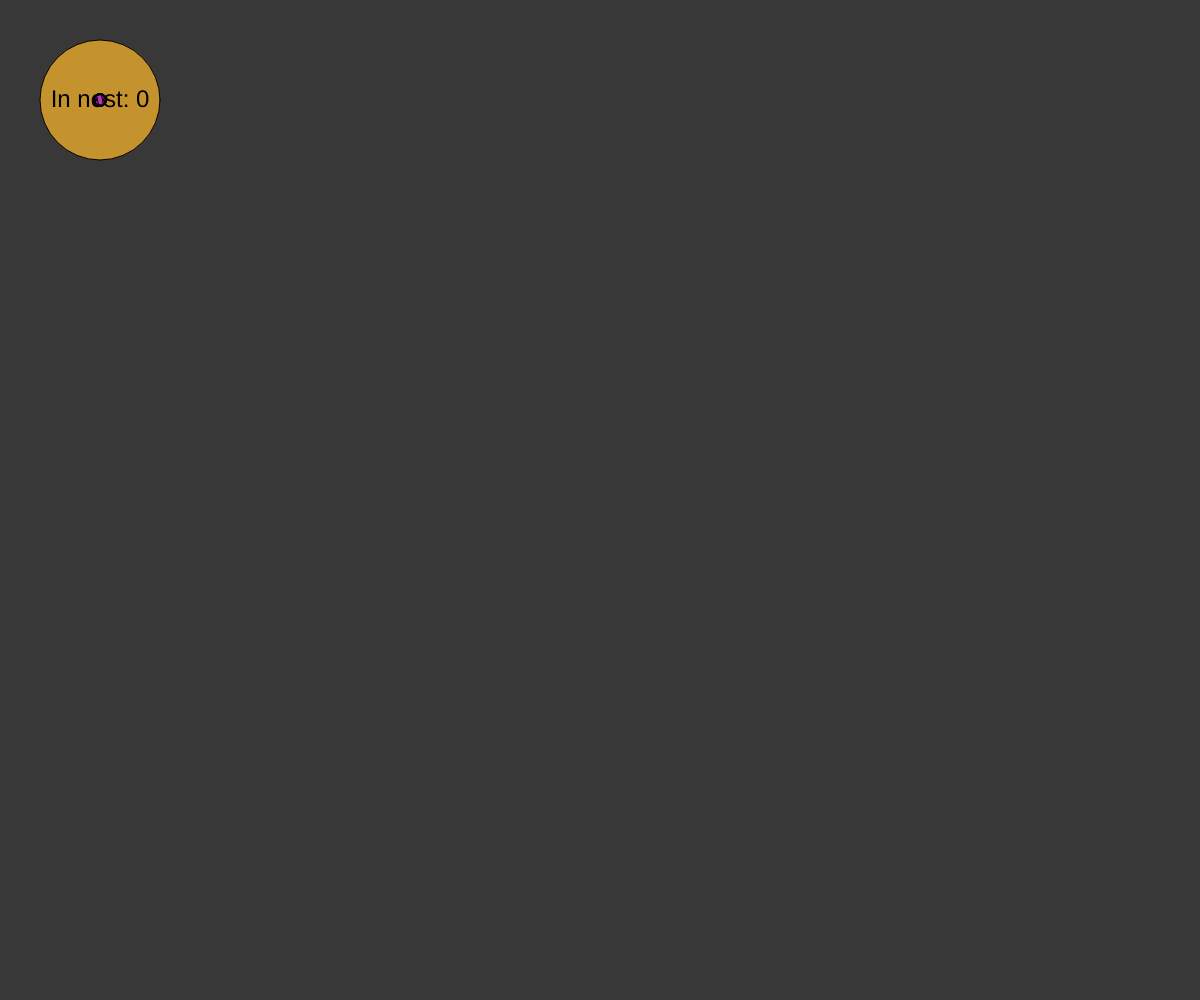
Frame 1 (no input)
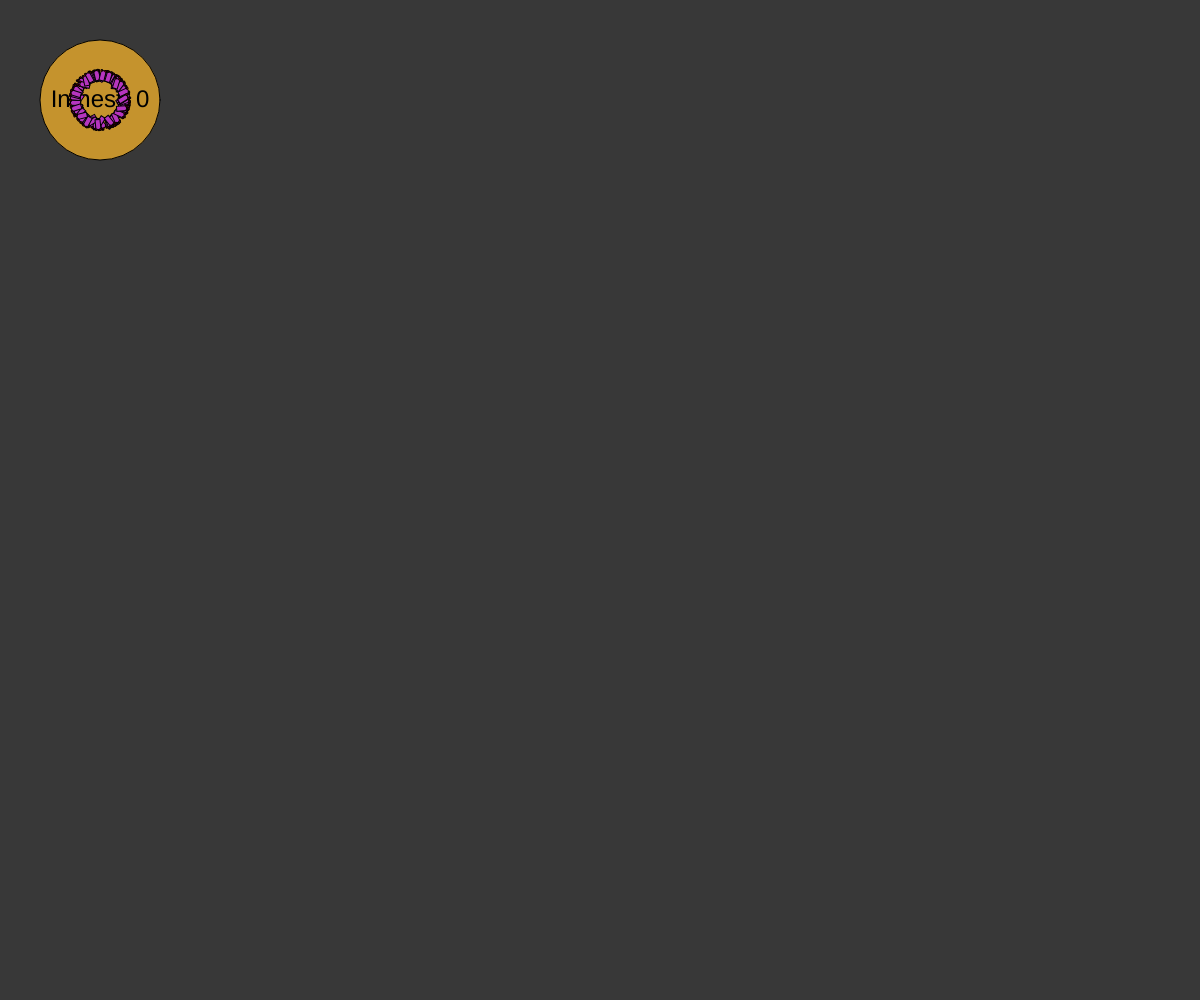
Frame 60 (no input)
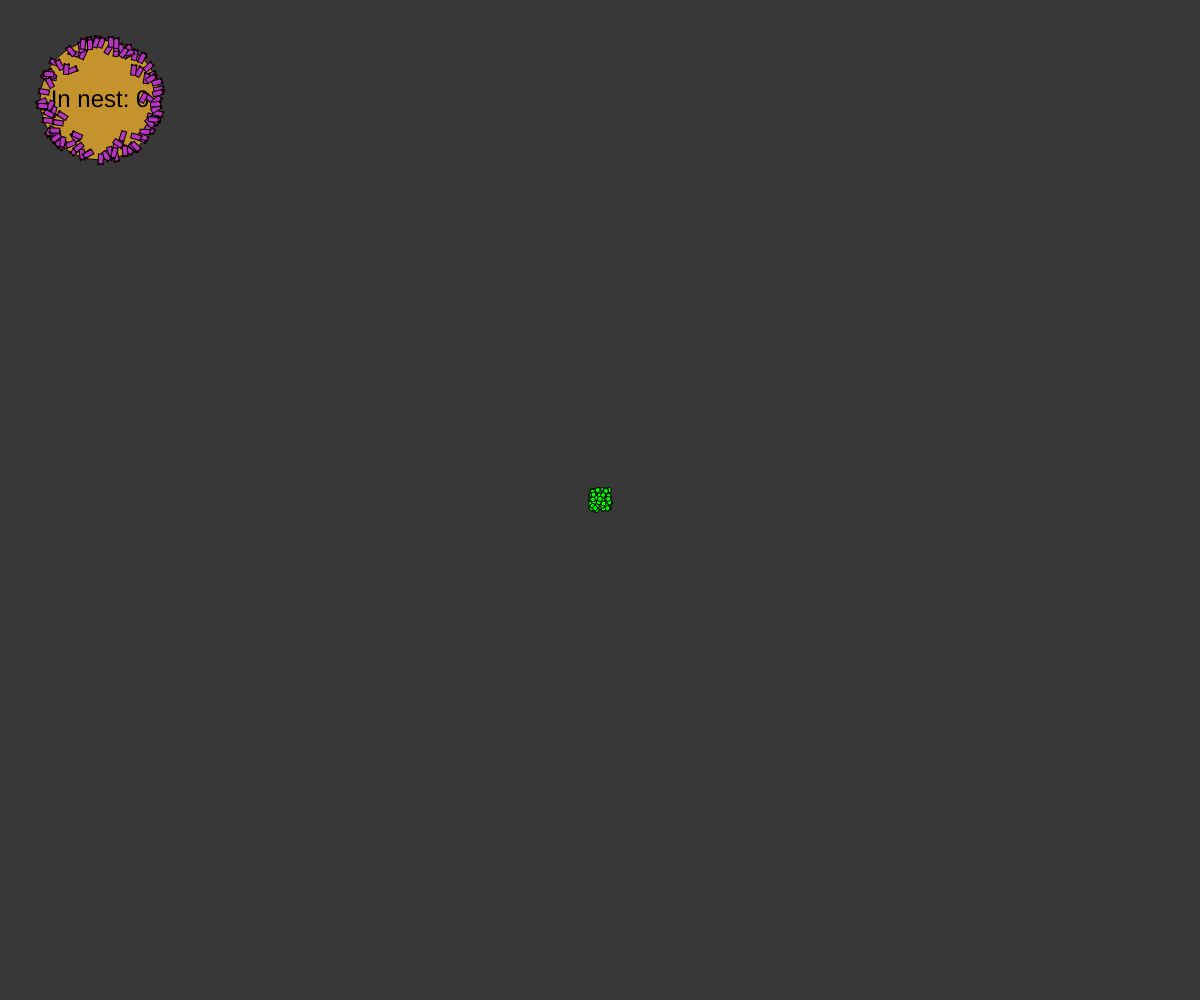
Frame 120 (the mouse pressed at the canvas centre since frame 60)

The p5.js sketch that drew these frames (run headless with seeded random() and noise() and a simulated clock; from frame 60 on, the mouse is pressed at the canvas centre):

// p5.js sketch
// ── sketch.js
let size = 10;

let showVision = false;
let visionSize = size * 4;

let nestSize = size * 3;
let nestPos;
let colonySize = 200;
let colony = [];

let foodCount = 0;
let foodPatches = 1;
let totalFood = foodCount * foodPatches;
let foodSize = size / 2;
let foodClaimed = 0;
let foodTree;
let foodPoints = [];

let showHomePheramone = false;
let homePheramoneDecay = 0.002;
let homePheramoneTree;
let homePheramonePoints = [];

let showFoodPheramone = false;
let foodPheramoneDecay = 0.002;
let foodPheramoneTree;
let foodPheramonePoints = [];

let framesUntilPheramone = 10;
let showQureyPos = false
let mouseHeld = false
let w;
let h;

let c
let c2

function setup() {
  createCanvas(window.innerWidth, window.innerHeight);

  w = floor(width / size);
  h = floor(height / size);
  foodTree = new QT.QuadTree(new QT.Box(0, 0, width, height), {capacity: 1000000000});
  c = new Colony(100, 100)

}



function draw(){
  background(56);
  c.update()

  if (mouseHeld && frameCount % 5 == 0){
    let foodPoint
    for (let i = 0; i < 10; i ++) {
      foodPoint = new QT.Point(mouseX + random(-10, 10),
                                   mouseY + random(-10, 10));
      foodTree.insert(foodPoint)
    }
  }

}


function mousePressed(){
  mouseHeld = true


}
function mouseReleased(){
  mouseHeld = false
}

// ── Ant.js
class Ant {
  constructor(ix, iy, h, f, nest, fo, c) {
    this.pos = createVector(ix, iy);
    this.vel = createVector();
    this.desiredDirection = createVector();
    this.moveRandom();
    this.target = createVector();
    this.homePheramoneTree = h
    this.foodPheramoneTree = f
    this.nestPos = nest
    this.claimed = fo
    this.COLOR = c
    //this.index = createVector(ix, iy)
    this.hasFood = false;
    this.food;
    this.wanderStrength = 0.2;
    this.angle = 0;
    this.maxSpeed = 0.6;
    this.steerStrength = 0.05;
    this.getCoolDown = 0;
    this.stopWanderingTime = 10000;
    this.canEnterNest = true
    this.evoTime = 200
    //0 = up, 1 = right, 2 = down, 3 = left
  }

  show() {
    push();
    fill(this.COLOR[0], this.COLOR[1], this.COLOR[2]);
    translate(this.pos.x, this.pos.y);
    rectMode(CENTER);
    rotate(this.angle);
    rect(0, 0, size, size / 2);

    fill(255, 0, 0);
    circle(size / 2, -size / 5, size / 6);
    circle(size / 2, size / 5, size / 6);
    if (this.hasFood){
      fill(0, 255, 0)
      circle(size, 0, foodSize)
    }
    pop();
  }

  moveRandom() {
    let r = 1;
    let x = random(-r, r);
    let y = random(-1, 1) * sqrt((r * r) - x * x);
    this.target = createVector(x, y);
    this.target.mult(this.wanderStrength);
    this.desiredDirection = new p5.Vector.add(this.desiredDirection, this.target);
    this.desiredDirection.normalize();
  }

  followMouse() {
    this.target = createVector(mouseX, mouseY);
    this.desiredDirection = new p5.Vector.sub(this.target, this.pos);
  }

  showVision() {
    let X = this.pos.x + size * 3;
    let Y = this.pos.y;

    let New_X = this.pos.x + (X - this.pos.x) * cos(this.angle) - (Y - this.pos.y) * sin(this.angle);
    let New_Y = this.pos.y + (X - this.pos.x) * sin(this.angle) + (Y - this.pos.y) * cos(this.angle);

    push();
    noStroke();
    fill(255, 255, 255, 30);
    circle(New_X, New_Y, visionSize);
    pop();
  }

  handleFood() {
    let X = this.pos.x + visionSize;
    let Y = this.pos.y;

    let New_X = this.pos.x + (X - this.pos.x) * cos(this.angle) - (Y - this.pos.y) * sin(this.angle);
    let New_Y = this.pos.y + (X - this.pos.x) * sin(this.angle) + (Y - this.pos.y) * cos(this.angle);

    if (showVision) {
      this.showVision();
    }

    const points = foodTree.query(new QT.Circle(New_X, New_Y, visionSize));
    let overlapping = [];
    let overlappingIndexes = []
    for (let i = 0; i < points.length; i++) {
      if (dist(points[i].x, points[i].y, New_X, New_Y) < visionSize + foodSize) {
        overlapping.push(points[i]);
        overlappingIndexes.push(i);
        this.food = points[i];
      }
    }

    if (overlapping.length > 0) {
      let best = 1000;
      let bestIndex = 0
      for (let i = 0; i < overlapping.length; i ++) {
        if (dist(this.pos.x, this.pos.y, overlapping[i].x, overlapping[i].y) < best) {
          best = dist(this.pos.x, this.pos.y, overlapping[i].x, overlapping[i].y);
          bestIndex = i;
        }
      }

      this.food = points[overlappingIndexes[bestIndex]];

      this.target = createVector(this.food.x, this.food.y);
      if (dist(this.pos.x, this.pos.y, this.target.x, this.target.y) < 5) {
        this.hasFood = true
        this.stopWanderingTime = 10000;
        this.desiredDirection.mult(-1)
        this.getCoolDown = 30
        foodTree.remove(this.food);
      } else {
        this.desiredDirection = new p5.Vector.sub(this.target, this.pos);
      }
    }
  }

  handleNest() {
    let X = this.pos.x + visionSize;
    let Y = this.pos.y;

    let New_X = this.pos.x + (X - this.pos.x) * cos(this.angle) - (Y - this.pos.y) * sin(this.angle);
    let New_Y = this.pos.y + (X - this.pos.x) * sin(this.angle) + (Y - this.pos.y) * cos(this.angle);

    if (dist(this.nestPos.x, this.nestPos.y, New_X, New_Y) < visionSize + nestSize) {
      this.target = createVector(this.nestPos.x, this.nestPos.y);
      if (dist(this.pos.x, this.pos.y, this.nestPos.x, this.nestPos.y) < nestSize-size*2){
        this.hasFood = false;
        this.food = undefined;
        this.claimed[0] ++;
        this.desiredDirection.mult(-1);
        this.getCoolDown = 30
      } else {
        this.desiredDirection = new p5.Vector.sub(this.target, this.pos);
      }
    }
  }


  queryThreeLocation(){
    let frontPoints = []
    let leftPoints = []
    let rightPoints = []

    let X = this.pos.x + visionSize/1.5;
    let Y = this.pos.y;

    let New_X = this.pos.x + (X - this.pos.x) * cos(this.angle) - (Y - this.pos.y) * sin(this.angle);
    let New_Y = this.pos.y + (X - this.pos.x) * sin(this.angle) + (Y - this.pos.y) * cos(this.angle);

    if (this.hasFood){
      frontPoints = this.homePheramoneTree.query(new QT.Circle(New_X, New_Y, visionSize/1.5))
    }
    else{
      frontPoints = this.foodPheramoneTree.query(new QT.Circle(New_X, New_Y, visionSize/1.5))
    }

    if (showQureyPos){
      push();
      noStroke();
      fill(255, 255, 255, 30);
      circle(New_X, New_Y, visionSize/1.5);
      pop();
    }
    //--------
    let X2 = this.pos.x + (visionSize/1.5) - (size);
    let Y2 = this.pos.y + size*3;

    let New_X2 = this.pos.x + (X2 - this.pos.x) * cos(this.angle) - (Y2 - this.pos.y) * sin(this.angle);
    let New_Y2 = this.pos.y + (X2 - this.pos.x) * sin(this.angle) + (Y2 - this.pos.y) * cos(this.angle);

    if (this.hasFood){
      rightPoints = this.homePheramoneTree.query(new QT.Circle(New_X2, New_Y2, visionSize/1.5))
    }
    else{
      rightPoints = this.foodPheramoneTree.query(new QT.Circle(New_X2, New_Y2, visionSize/1.5))
    }
    if (showQureyPos){
      push();
      noStroke();
      fill(255, 255, 255, 30);
      circle(New_X2, New_Y2, visionSize/1.5);
      pop();
    }

    //--------
    let X3 = this.pos.x + (visionSize/1.5) - (size);
    let Y3 = this.pos.y - size*3;

    let New_X3 = this.pos.x + (X3 - this.pos.x) * cos(this.angle) - (Y3 - this.pos.y) * sin(this.angle);
    let New_Y3 = this.pos.y + (X3 - this.pos.x) * sin(this.angle) + (Y3 - this.pos.y) * cos(this.angle);

    if (this.hasFood){
      leftPoints = this.homePheramoneTree.query(new QT.Circle(New_X3, New_Y3, visionSize/1.5))
    }
    else{
      leftPoints = this.foodPheramoneTree.query(new QT.Circle(New_X3, New_Y3, visionSize/1.5))
    }
    if (showQureyPos){
      push();
      noStroke();
      fill(255, 255, 255, 30);
      circle(New_X3, New_Y3, visionSize/1.5);
      pop();
    }


    let frontOverlap = []
    let leftOverlap = []
    let rightOverlap = []

    let frontConc = 0
    let leftConc = 0
    let rightConc = 0

    for (var i=0;i<frontPoints.length;i++){
      if (dist(New_X, New_Y, frontPoints[i].x, frontPoints[i].y) < (visionSize/1.5)){
        frontOverlap.push(frontPoints[i])
        let life = frameCount - frontPoints[i].frame
        let evo = Math.max(1, life-this.evoTime)
        frontConc += 1-frontPoints[i].strength
      }
    }
    for (var i=0;i<rightPoints.length;i++){
      if (dist(New_X2, New_Y2, rightPoints[i].x, rightPoints[i].y) < (visionSize/1.5)){
        rightOverlap.push(rightPoints[i])
        let life = frameCount - rightPoints[i].frame
        let evo = Math.max(1, life-this.evoTime)
        rightConc += 1-rightOverlap[i].strength
      }
    }

    for (var i=0;i<leftPoints.length;i++){
      if (dist(New_X3, New_Y3, leftPoints[i].x, leftPoints[i].y) < (visionSize/1.5)){
        leftOverlap.push(leftPoints[i])
        let life = frameCount - leftPoints[i].frame
        let evo = Math.max(1, life-this.evoTime)
        leftConc += 1-leftOverlap[i].strength
      }
    }

    if (frontConc > leftConc && frontConc > rightConc && frontOverlap.length > 0){
      let best = 0;
      let bestIndex = 0;
      for (var i=0;i<frontOverlap.length;i++){
        if (frontOverlap[i].strength > best){
          best = frontOverlap[i].strength
          bestIndex = i
        }
      }
      this.target = createVector(frontOverlap[bestIndex].x, frontOverlap[bestIndex].y)
      this.desiredDirection = new p5.Vector.sub(this.target, this.pos);
      if (showQureyPos){
        push();
        noStroke();
        fill(255, 255, 255, 80);
        circle(New_X, New_Y, visionSize/1.5);
        pop();
      }

    }
    else if (leftConc > frontConc && leftConc > rightConc && leftOverlap.length > 0){
      let best = 0;
      let bestIndex = 0;
      for (var i=0;i<leftOverlap.length;i++){
        if (leftOverlap[i].strength > best){
          best = leftOverlap[i].strength
          bestIndex = i
        }
      }
      this.target = createVector(leftOverlap[bestIndex].x, leftOverlap[bestIndex].y)
      this.desiredDirection = new p5.Vector.sub(this.target, this.pos);
      if (showQureyPos){
        push();
        noStroke();
        fill(255, 255, 255, 80);
        circle(New_X3, New_Y3, visionSize/1.5);
        pop();
      }
    }
    else if (rightConc > frontConc && rightConc > leftConc && rightOverlap.length > 0){
      let best = 0;
      let bestIndex = 0;
      for (var i=0;i<rightOverlap.length;i++){
        if (rightOverlap[i].strength > best){
          best = rightOverlap[i].strength
          bestIndex = i
        }
      }
      this.target = createVector(rightOverlap[bestIndex].x, rightOverlap[bestIndex].y)
      this.desiredDirection = new p5.Vector.sub(this.target, this.pos);
      if (showQureyPos){
        push();
        noStroke();
        fill(255, 255, 255, 80);
        circle(New_X2, New_Y2, visionSize/1.5);
        pop();
      }
    }

  }

  handlePheramoneHomeSteering() {
    this.queryThreeLocationHome()
    let X = this.pos.x + visionSize;
    let Y = this.pos.y;

    let New_X = this.pos.x + (X - this.pos.x) * cos(this.angle) - (Y - this.pos.y) * sin(this.angle);
    let New_Y = this.pos.y + (X - this.pos.x) * sin(this.angle) + (Y - this.pos.y) * cos(this.angle);

    if (showVision) {
      this.showVision();
    }

    const points = this.homePheramoneTree.query(new QT.Circle(New_X, New_Y, visionSize));
    let overlapping = [];
    for (let i = 0; i < points.length; i++) {
      if (dist(points[i].x, points[i].y, New_X, New_Y) < visionSize + points[i].strength*5) {
        overlapping.push(points[i]);

      }
    }

    if (overlapping.length > 0) {
      let best = 1;
      let bestIndex = 0
      for (let i = 0; i < overlapping.length; i ++) {
        if (overlapping[i].strength < best){
          best = overlapping[i].strength
          bestIndex = i
        }
      }
      this.target = createVector(overlapping[bestIndex].x, overlapping[bestIndex].y);
      this.desiredDirection = new p5.Vector.sub(this.target, this.pos);
    }
  }
  handlePheramoneFoodSteering() {
    this.queryThreeLocationHome()
    let X = this.pos.x + visionSize;
    let Y = this.pos.y;

    let New_X = this.pos.x + (X - this.pos.x) * cos(this.angle) - (Y - this.pos.y) * sin(this.angle);
    let New_Y = this.pos.y + (X - this.pos.x) * sin(this.angle) + (Y - this.pos.y) * cos(this.angle);

    if (showVision) {
      this.showVision();
    }

    const points = this.foodPheramoneTree.query(new QT.Circle(New_X, New_Y, visionSize));
    let overlapping = [];
    for (let i = 0; i < points.length; i++) {
      if (dist(points[i].x, points[i].y, New_X, New_Y) < visionSize + points[i].strength*5) {
        overlapping.push(points[i]);

      }
    }

    if (overlapping.length > 0) {
      let best = 1;
      let bestIndex = 0
      for (let i = 0; i < overlapping.length; i ++) {
        if (overlapping[i].strength < best){
          best = overlapping[i].strength
          bestIndex = i
        }
      }
      this.target = createVector(overlapping[bestIndex].x, overlapping[bestIndex].y);
      this.desiredDirection = new p5.Vector.sub(this.target, this.pos);
    }
  }

  update() {
    //this.followMouse()
    this.moveRandom();
    if (showVision) {
      this.showVision();
    }
    if (this.hasFood) {
      if (this.getCoolDown <= 0 && random(0, 1) < 0.85) {
        this.queryThreeLocation()
      }

      this.handleNest();
      //--Lay Pheramone
      if (frameCount % framesUntilPheramone == 0) {
        let customPoint = {
            x: this.pos.x,
            y: this.pos.y,
            strength: 1,
            frame: frameCount
        };
        this.foodPheramoneTree.insert(customPoint);
      }

      //--
    } else {



      if (this.getCoolDown <= 0 && random(0, 1) < 0.85) {
        this.queryThreeLocation()
      }

      this.handleFood();
      //--Lay Pheramone
      if (frameCount % framesUntilPheramone == 0) {
        let customPoint = {
            x: this.pos.x,
            y: this.pos.y,
            strength: 1,
            frame: frameCount
        };
        this.homePheramoneTree.insert(customPoint)
      }

      //--
    }

    let desiredVelocity = createVector();
    let desiredSteeringForce = createVector();
    let acceleration = createVector();
    desiredVelocity = new p5.Vector.mult(this.desiredDirection, this.maxSpeed);
    desiredSteeringForce = new p5.Vector.sub(desiredVelocity, this.vel);
    //console.log(desiredSteeringForce)
    desiredSteeringForce.mult(this.steerStrength);
    acceleration = desiredSteeringForce.copy();
    acceleration.setMag(constrain(acceleration.mag(), 0, this.steerStrength));

    //console.log(desiredVelocity, desiredSteeringForce, acceleration, this.vel)
    let e = new p5.Vector.add(this.vel, acceleration);

    this.vel = e.copy();
    this.vel.setMag(constrain(this.vel.mag(), 0, this.maxSpeed));

    if (this.pos.x > width) {
      this.vel.mult(-1);
      this.desiredDirection.mult(-1);
    }
    if (this.pos.x < 0){
      this.vel.mult(-1);
      this.desiredDirection.mult(-1);
    }
    if (this.pos.y > height){
      this.vel.mult(-1);
      this.desiredDirection.mult(-1);
    }
    if (this.pos.y < 0){
      this.vel.mult(-1);
      this.desiredDirection.mult(-1);
    }

    this.pos.add(this.vel);
    this.angle = Math.atan2(this.vel.y, this.vel.x);

    if (this.getCoolDown >= 0){
      this.getCoolDown--;
    }
    if (this.stopWanderingTime >= 0){
      this.stopWanderingTime--;
    }
  }
}

// ── Colony.js



class Colony{
  constructor(x, y){
    this.colony = []
    this.colonySize = 100
    this.nestPos = createVector(x, y);
    this.foodPheramoneTree;
    this.homePheramoneTree;
    this.foodClaimed = [0]
    this.COLOR = [random(0, 255), random(0, 255), random(0, 255)]

    this.createColony(this.colonySize)
  }
  createColony(size) {
    nestSize = width/10
    nestPos = createVector(round(width / 2), round(height / 2));
    this.createHomePheramone()

    for (let i = 0; i < size; i++) {
      this.colony.push(new Ant(this.nestPos.x, this.nestPos.y, this.homePheramoneTree, this.foodPheramoneTree, this.nestPos, this.foodClaimed, this.COLOR));
    }
  }



  createHomePheramone() {
    this.homePheramoneTree = new QT.QuadTree(new QT.Box(0, 0, width, height), {capacity: 1000000000});
    this.foodPheramoneTree = new QT.QuadTree(new QT.Box(0, 0, width, height), {capacity: 1000000000});
  }


  updateAll() {
    for (let i = 0; i < this.colonySize; i++) {
      this.colony[i].update();
      this.colony[i].show();
    }
  }

  showNest() {
    fill(197, 147, 45);
    circle(this.nestPos.x, this.nestPos.y, nestSize);
    fill(0, 0, 0);
    textSize(round(nestSize / 5));
    textAlign(CENTER, CENTER);
    let foodOnFloor = foodTree.getAllPoints().length;
    let theText = "In nest: " + this.foodClaimed[0];

    text(theText, this.nestPos.x, this.nestPos.y);

  }

  showFood() {
    let points = foodTree.getAllPoints();
    for (let i = 0; i < points.length; i++){
      fill(0, 255, 0);
      circle(points[i].x, points[i].y, foodSize);
    }
  }

  updatePheramone() {
    let home = this.homePheramoneTree.getAllPoints();
    for (let i = home.length - 1; i >= 0; i --) {
      if (showHomePheramone) {
        fill(0, 0, 255);
        circle(home[i].x, home[i].y, (home[i].strength * 5));
      }
      home[i].strength -= homePheramoneDecay;
      if (home[i].strength <= 0) {
        this.homePheramoneTree.remove(home[i])
      }
    }

    let food = this.foodPheramoneTree.getAllPoints();
    for (let i = food.length - 1; i >= 0; i --) {
      if (showFoodPheramone) {
        fill(255, 0, 0);
        circle(food[i].x, food[i].y, (food[i].strength * 5));
      }
      food[i].strength -= foodPheramoneDecay;
      if (food[i].strength <= 0) {
        this.foodPheramoneTree.remove(food[i])
      }
    }
  }

  update() {

    this.showNest();
    this.showFood();
    this.updatePheramone();
    this.updateAll();
  }
}

// ── p5Collide.js
console.log("### p5.collide v0.7.3 ###"),p5.prototype._collideDebug=!1,p5.prototype.collideDebug=function(t){_collideDebug=t},p5.prototype.collideRectRect=function(t,o,e,i,r,l,n,c){return t+e>=r&&t<=r+n&&o+i>=l&&o<=l+c},p5.prototype.collideRectRectVector=function(t,o,e,i){return p5.prototype.collideRectRect(t.x,t.y,o.x,o.y,e.x,e.y,i.x,i.y)},p5.prototype.collideRectCircle=function(t,o,e,i,r,l,n){var c=r,p=l;return r<t?c=t:r>t+e&&(c=t+e),l<o?p=o:l>o+i&&(p=o+i),this.dist(r,l,c,p)<=n/2},p5.prototype.collideRectCircleVector=function(t,o,e,i){return p5.prototype.collideRectCircle(t.x,t.y,o.x,o.y,e.x,e.y,i)},p5.prototype.collideCircleCircle=function(t,o,e,i,r,l){return this.dist(t,o,i,r)<=e/2+l/2},p5.prototype.collideCircleCircleVector=function(t,o,e,i){return p5.prototype.collideCircleCircle(t.x,t.y,o,e.x,e.y,i)},p5.prototype.collidePointCircle=function(t,o,e,i,r){return this.dist(t,o,e,i)<=r/2},p5.prototype.collidePointCircleVector=function(t,o,e){return p5.prototype.collidePointCircle(t.x,t.y,o.x,o.y,e)},p5.prototype.collidePointEllipse=function(t,o,e,i,r,l){var n=r/2,c=l/2;if(t>e+n||t<e-n||o>i+c||o<i-c)return!1;var p=t-e,y=o-i,d=c*this.sqrt(this.abs(n*n-p*p))/n;return y<=d&&y>=-d},p5.prototype.collidePointEllipseVector=function(t,o,e){return p5.prototype.collidePointEllipse(t.x,t.y,o.x,o.y,e.x,e.y)},p5.prototype.collidePointRect=function(t,o,e,i,r,l){return t>=e&&t<=e+r&&o>=i&&o<=i+l},p5.prototype.collidePointRectVector=function(t,o,e){return p5.prototype.collidePointRect(t.x,t.y,o.x,o.y,e.x,e.y)},p5.prototype.collidePointLine=function(t,o,e,i,r,l,n){var c=this.dist(t,o,e,i),p=this.dist(t,o,r,l),y=this.dist(e,i,r,l);return void 0===n&&(n=.1),c+p>=y-n&&c+p<=y+n},p5.prototype.collidePointLineVector=function(t,o,e,i){return p5.prototype.collidePointLine(t.x,t.y,o.x,o.y,e.x,e.y,i)},p5.prototype.collideLineCircle=function(t,o,e,i,r,l,n){var c=this.collidePointCircle(t,o,r,l,n),p=this.collidePointCircle(e,i,r,l,n);if(c||p)return!0;var y=t-e,d=o-i,u=this.sqrt(y*y+d*d),s=((r-t)*(e-t)+(l-o)*(i-o))/this.pow(u,2),x=t+s*(e-t),f=o+s*(i-o);return!!this.collidePointLine(x,f,t,o,e,i)&&(this._collideDebug&&this.ellipse(x,f,10,10),y=x-r,d=f-l,this.sqrt(y*y+d*d)<=n/2)},p5.prototype.collideLineCircleVector=function(t,o,e,i){return p5.prototype.collideLineCircle(t.x,t.y,o.x,o.y,e.x,e.y,i)},p5.prototype.collideLineLine=function(t,o,e,i,r,l,n,c,p){var y=((n-r)*(o-l)-(c-l)*(t-r))/((c-l)*(e-t)-(n-r)*(i-o)),d=((e-t)*(o-l)-(i-o)*(t-r))/((c-l)*(e-t)-(n-r)*(i-o));if(y>=0&&y<=1&&d>=0&&d<=1){if(this._collideDebug||p)var u=t+y*(e-t),s=o+y*(i-o);return this._collideDebug&&this.ellipse(u,s,10,10),!p||{x:u,y:s}}return!!p&&{x:!1,y:!1}},p5.prototype.collideLineLineVector=function(t,o,e,i,r){return p5.prototype.collideLineLine(t.x,t.y,o.x,o.y,e.x,e.y,i.x,i.y,r)},p5.prototype.collideLineRect=function(t,o,e,i,r,l,n,c,p){var y,d,u,s,x;return p?x={left:y=this.collideLineLine(t,o,e,i,r,l,r,l+c,!0),right:d=this.collideLineLine(t,o,e,i,r+n,l,r+n,l+c,!0),top:u=this.collideLineLine(t,o,e,i,r,l,r+n,l,!0),bottom:s=this.collideLineLine(t,o,e,i,r,l+c,r+n,l+c,!0)}:(y=this.collideLineLine(t,o,e,i,r,l,r,l+c),d=this.collideLineLine(t,o,e,i,r+n,l,r+n,l+c),u=this.collideLineLine(t,o,e,i,r,l,r+n,l),s=this.collideLineLine(t,o,e,i,r,l+c,r+n,l+c)),!!(y||d||u||s)&&(!p||x)},p5.prototype.collideLineRectVector=function(t,o,e,i,r){return p5.prototype.collideLineRect(t.x,t.y,o.x,o.y,e.x,e.y,i.x,i.y,r)},p5.prototype.collidePointPoly=function(t,o,e){for(var i=!1,r=0,l=0;l<e.length;l++){(r=l+1)===e.length&&(r=0);var n=e[l],c=e[r];(n.y>=o&&c.y<o||n.y<o&&c.y>=o)&&t<(c.x-n.x)*(o-n.y)/(c.y-n.y)+n.x&&(i=!i)}return i},p5.prototype.collidePointPolyVector=function(t,o){return p5.prototype.collidePointPoly(t.x,t.y,o)},p5.prototype.collideCirclePoly=function(t,o,e,i,r){void 0===r&&(r=!1);for(var l=0,n=0;n<i.length;n++){(l=n+1)===i.length&&(l=0);var c=i[n],p=i[l];if(this.collideLineCircle(c.x,c.y,p.x,p.y,t,o,e))return!0}if(!0===r&&this.collidePointPoly(t,o,i))return!0;return!1},p5.prototype.collideCirclePolyVector=function(t,o,e,i){return p5.prototype.collideCirclePoly(t.x,t.y,o,e,i)},p5.prototype.collideRectPoly=function(t,o,e,i,r,l){null==l&&(l=!1);for(var n=0,c=0;c<r.length;c++){(n=c+1)===r.length&&(n=0);var p=r[c],y=r[n];if(this.collideLineRect(p.x,p.y,y.x,y.y,t,o,e,i))return!0;if(!0===l)if(this.collidePointPoly(t,o,r))return!0}return!1},p5.prototype.collideRectPolyVector=function(t,o,e,i){return p5.prototype.collideRectPoly(t.x,t.y,o.x,o.y,e,i)},p5.prototype.collideLinePoly=function(t,o,e,i,r){for(var l=0,n=0;n<r.length;n++){(l=n+1)===r.length&&(l=0);var c=r[n].x,p=r[n].y,y=r[l].x,d=r[l].y;if(this.collideLineLine(t,o,e,i,c,p,y,d))return!0}return!1},p5.prototype.collideLinePolyVector=function(t,o,e){return p5.prototype.collideLinePoly(t.x,t.y,o.x,o.y,e)},p5.prototype.collidePolyPoly=function(t,o,e){void 0===e&&(e=!1);for(var i=0,r=0;r<t.length;r++){(i=r+1)===t.length&&(i=0);var l=t[r],n=t[i],c=this.collideLinePoly(l.x,l.y,n.x,n.y,o);if(c)return!0;if(!0===e){if(c=this.collidePointPoly(o[0].x,o[0].y,t))return!0;if(c=this.collidePointPoly(t[0].x,t[0].y,o))return!0}}return!1},p5.prototype.collidePolyPolyVector=function(t,o,e){return p5.prototype.collidePolyPoly(t,o,e)},p5.prototype.collidePointTriangle=function(t,o,e,i,r,l,n,c){var p=this.abs((r-e)*(c-i)-(n-e)*(l-i));return this.abs((e-t)*(l-o)-(r-t)*(i-o))+this.abs((r-t)*(c-o)-(n-t)*(l-o))+this.abs((n-t)*(i-o)-(e-t)*(c-o))===p},p5.prototype.collidePointTriangleVector=function(t,o,e,i){return p5.prototype.collidePointTriangle(t.x,t.y,o.x,o.y,e.x,e.y,i.x,i.y)},p5.prototype.collidePointPoint=function(t,o,e,i,r){return void 0===r&&(r=0),this.dist(t,o,e,i)<=r},p5.prototype.collidePointPointVector=function(t,o,e){return p5.prototype.collidePointPoint(t.x,t.y,o.x,o.y,e)},p5.prototype.collidePointArc=function(t,o,e,i,r,l,n,c){void 0===c&&(c=0);var p=this.createVector(t,o),y=this.createVector(e,i),d=this.createVector(r,0).rotate(l),u=p.copy().sub(y);if(p.dist(y)<=r+c){var s=d.dot(u),x=d.angleBetween(u);if(s>0&&x<=n/2&&x>=-n/2)return!0}return!1},p5.prototype.collidePointArcVector=function(t,o,e,i,r,l){return p5.prototype.collidePointArc(t.x,t.y,o.x,o.y,e,i,r,l)};

// ── quadtree.js
!function(i,t){"object"==typeof exports&&"undefined"!=typeof module?t(exports):"function"==typeof define&&define.amd?define(["exports"],t):t((i="undefined"!=typeof globalThis?globalThis:i||self).QT={})}(this,(function(i){"use strict";class t{constructor(i,t,e,s,n){this.x=i,this.y=t,this.w=e,this.h=s,this.data=n}contains(i){return i.x>=this.x&&i.x<=this.x+this.w&&i.y>=this.y&&i.y<=this.y+this.h}intersects(i){return!(i.x>this.x+this.w||i.x+i.w<this.x||i.y>this.y+this.h||i.y+i.h<this.y)}}const e={capacity:4,removeEmptyNodes:!1,maximumDepth:-1,arePointsEqual:(i,t)=>i.x===t.x&&i.y===t.y};class s{constructor(i,t,s=[]){this.container=i,this.config=Object.assign({},e,t),this.isDivided=!1,this.points=[];for(const i of s)this.insertRecursive(i)}getTree(){let i;return i=this.isDivided?{ne:this.ne.getTree(),nw:this.nw.getTree(),se:this.se.getTree(),sw:this.sw.getTree()}:this.getNodePointAmount(),i}getAllPoints(){const i=[];return this.getAllPointsRecursive(i),i}getAllPointsRecursive(i){this.isDivided?(this.ne.getAllPointsRecursive(i),this.nw.getAllPointsRecursive(i),this.se.getAllPointsRecursive(i),this.sw.getAllPointsRecursive(i)):Array.prototype.push.apply(i,this.points.slice())}getNodePointAmount(){return this.points.length}divide(){const i=-1===this.config.maximumDepth?-1:this.config.maximumDepth-1,e=Object.assign({},this.config,{maximumDepth:i});this.isDivided=!0;const n=this.container.x,h=this.container.y,r=this.container.w/2,o=this.container.h/2;this.ne=new s(new t(n+r,h,r,o),e),this.nw=new s(new t(n,h,r,o),e),this.se=new s(new t(n+r,h+o,r,o),e),this.sw=new s(new t(n,h+o,r,o),e),this.insert(this.points.slice()),this.points.length=0,this.points=[]}remove(i){if(Array.isArray(i))for(const t of i)this.removeRecursive(t);else this.removeRecursive(i)}removeRecursive(i){if(this.container.contains(i))if(this.isDivided)this.ne.removeRecursive(i),this.nw.removeRecursive(i),this.se.removeRecursive(i),this.sw.removeRecursive(i),this.config.removeEmptyNodes&&(0!==this.ne.getNodePointAmount()||this.ne.isDivided||0!==this.nw.getNodePointAmount()||this.nw.isDivided||0!==this.se.getNodePointAmount()||this.se.isDivided||0!==this.sw.getNodePointAmount()||this.sw.isDivided||(this.isDivided=!1,delete this.ne,delete this.nw,delete this.se,delete this.sw));else{for(let t=this.points.length-1;t>=0;t--)this.config.arePointsEqual(i,this.points[t])&&this.points.splice(t,1)}}insert(i){if(Array.isArray(i)){let t=!0;for(const e of i)t=t&&this.insertRecursive(e);return t}return this.insertRecursive(i)}insertRecursive(i){if(!this.container.contains(i))return!1;if(!this.isDivided){if(this.getNodePointAmount()<this.config.capacity||0===this.config.maximumDepth)return this.points.push(i),!0;(-1===this.config.maximumDepth||this.config.maximumDepth>0)&&this.divide()}return!!this.isDivided&&(this.ne.insertRecursive(i)||this.nw.insertRecursive(i)||this.se.insertRecursive(i)||this.sw.insertRecursive(i))}query(i){const t=[];return this.queryRecursive(i,t),t}queryRecursive(i,t){if(i.intersects(this.container))if(this.isDivided)this.ne.queryRecursive(i,t),this.nw.queryRecursive(i,t),this.se.queryRecursive(i,t),this.sw.queryRecursive(i,t);else{const e=this.points.filter((t=>i.contains(t)));Array.prototype.push.apply(t,e)}}clear(){this.points=[],this.isDivided=!1,delete this.ne,delete this.nw,delete this.se,delete this.sw}}i.Box=t,i.Circle=class{constructor(i,t,e,s){this.x=i,this.y=t,this.r=e,this.rPow2=this.r*this.r,this.data=s}euclideanDistancePow2(i,t){return Math.pow(i.x-t.x,2)+Math.pow(i.y-t.y,2)}contains(i){return this.euclideanDistancePow2(i,this)<=this.rPow2}intersects(i){const t=this.x-Math.max(i.x,Math.min(this.x,i.x+i.w)),e=this.y-Math.max(i.y,Math.min(this.y,i.y+i.h));return t*t+e*e<=this.rPow2}},i.Point=class{constructor(i,t,e){this.x=i,this.y=t,this.data=e}},i.QuadTree=s,Object.defineProperty(i,"__esModule",{value:!0})}));
//# sourceMappingURL=index.js.map
